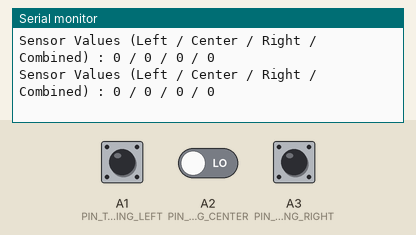
Bench run of a sketch on a simulated Arduino Uno, built with avr-gcc and run on an emulated ATmega328P. Shown: the last lines printed to the serial monitor. The test bench sets the inputs (shaded band); at power-on: A1 (PIN_TRACKING_LEFT) LOW, A2 (PIN_TRACKING_CENTER) LOW, A3 (PIN_TRACKING_RIGHT) LOW.

Above: at 1.8 s.
1.9 s: A1 (PIN_TRACKING_LEFT) pulled HIGH for 0.6 s
At 2.4 s:
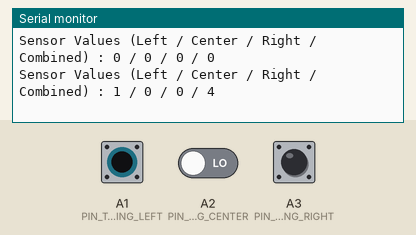
4.0 s: A2 (PIN_TRACKING_CENTER) driven HIGH
At 4.4 s:
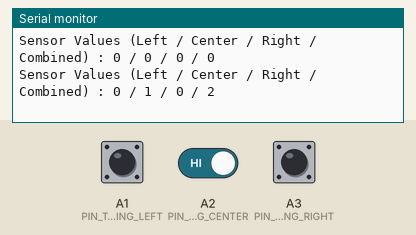
5.5 s: A3 (PIN_TRACKING_RIGHT) pulled HIGH for 0.6 s
At 5.9 s:
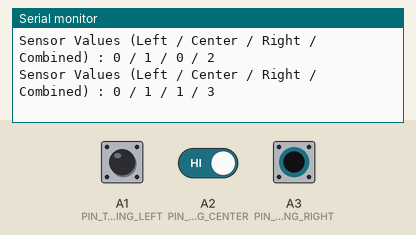
7.6 s: A1 (PIN_TRACKING_LEFT) pulled HIGH for 1 s
At 8.4 s:
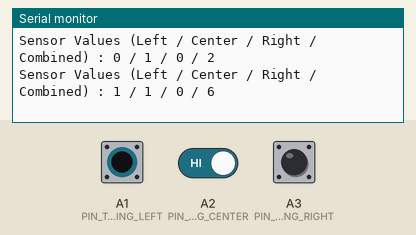
Timing chart, 0 to 10.6 s (numbered marks = the images above; inputs shaded):
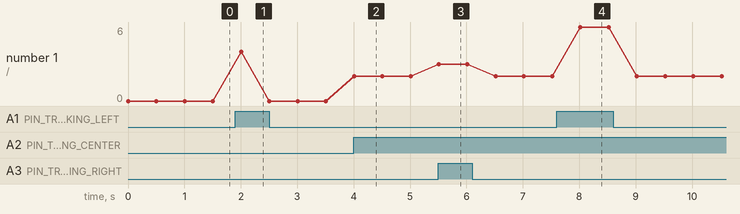

Measured:
- after the input at 1.9 s, the serial monitor: prints a new line after 0.10 s (image 1)
- after the input at 4.0 s, the serial monitor: prints a new line at once (image 2)
- after the input at 5.5 s, the serial monitor: prints a new line at once (image 3)
- after the input at 7.6 s, the serial monitor: prints a new line after 0.42 s (image 4)
- plotted number 1: 0 → 2 after the input at 4.0 s

The sketch:

sensor.ino
```cpp
#define PIN_TRACKING_LEFT  A1
#define PIN_TRACKING_CENTER A2
#define PIN_TRACKING_RIGHT  A3

// Define an array to store sensor values
u8 sensorValue[4];

void setup() {
  // Initialize serial communication with a baud rate of 9600
  Serial.begin(9600);

  // Set sensor pins as inputs
  pinMode(PIN_TRACKING_LEFT, INPUT);
  pinMode(PIN_TRACKING_RIGHT, INPUT);
  pinMode(PIN_TRACKING_CENTER, INPUT);
}

void loop() {
  // Read sensor values
  sensorValue[0] = digitalRead(PIN_TRACKING_LEFT);
  sensorValue[1] = digitalRead(PIN_TRACKING_CENTER);
  sensorValue[2] = digitalRead(PIN_TRACKING_RIGHT);

  // Combine sensor values into a single value
  sensorValue[3] = sensorValue[0] << 2 | sensorValue[1] << 1 | sensorValue[2];

  // Print sensor values
  Serial.print("Sensor Values (Left / Center / Right / Combined) : ");
  Serial.print(sensorValue[0]);
  Serial.print(" / ");
  Serial.print(sensorValue[1]);
  Serial.print(" / ");
  Serial.print(sensorValue[2]);
  Serial.print(" / ");
  Serial.println(sensorValue[3]);

  // Delay for 500 milliseconds
  delay(500);
}
```
